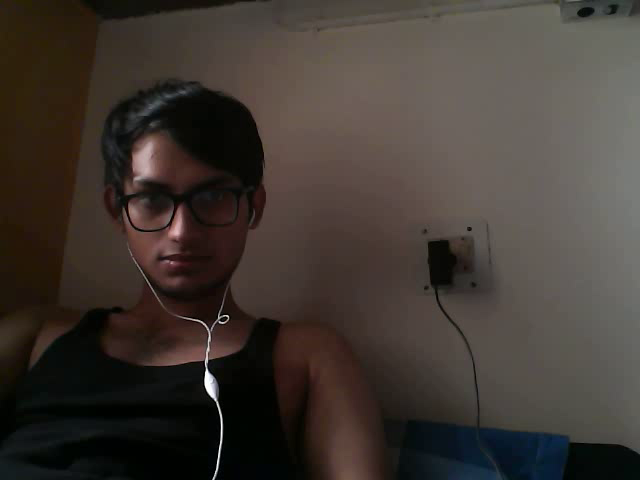
#> input picture frame 0 of IP/output.avi, 640 x 480 px, given in place of the camera
$ python 2.video.py
#> lines starting #> are read from the running program, lines starting #| are printed output that depends on the picture
import cv2
import numpy as np

cap = cv2.VideoCapture(0)

fourcc=cv2.VideoWriter_fourcc(*'XVID')
out=cv2.VideoWriter('output.avi',fourcc,20.0,(640,480))

while True:
    rev,frame=cap.read()
#> frame is the input picture: shape (480, 640, 3); mean B, G, R 50.6, 56.5, 64.1
    hls=cv2.cvtColor(frame,cv2.COLOR_BGR2GRAY)
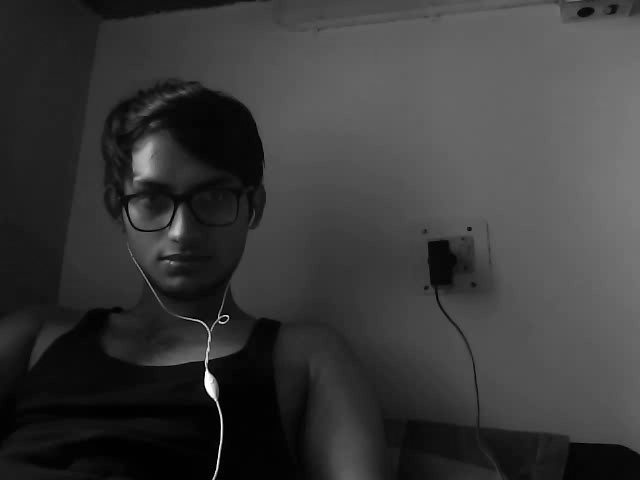
#> hls: shape (480, 640); min 0, max 255, mean 58
    frame=cv2.flip(frame,1)
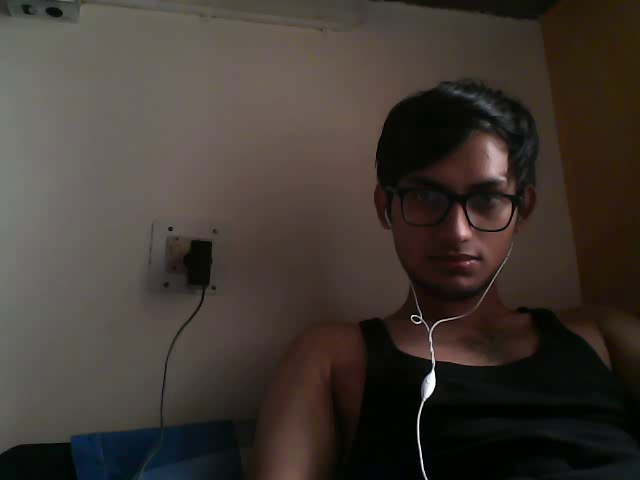
#> frame: shape (480, 640, 3); mean B, G, R 50.6, 56.5, 64.1
    cv2.imshow('frame',frame)
    cv2.imshow('hls',hls)
    out.write(frame)

    if cv2.waitKey(1) & 0xFF==ord('q'):
#> (key q is pressed here)
        break
cap.release()
cv2.destroyAllWindows()
